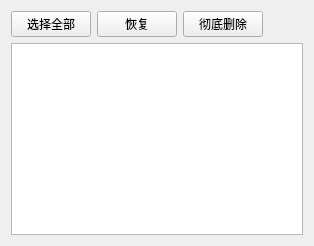
      <widget class="QWidget" name="page_Bin">
       <layout class="QVBoxLayout" name="verticalLayout_6">
        <item>
         <layout class="QVBoxLayout" name="verticalLayout_5">
          <item>
           <layout class="QHBoxLayout" name="horizontalLayout_6">
            <item>
             <widget class="QPushButton" name="btn_bin_selectAll">
              <property name="text">
               <string>选择全部</string>
              </property>
             </widget>
            </item>
            <item>
             <widget class="QPushButton" name="btn_bin_recover">
              <property name="text">
               <string>恢复</string>
              </property>
             </widget>
            </item>
            <item>
             <widget class="QPushButton" name="btn_bin_delete">
              <property name="text">
               <string>彻底删除</string>
              </property>
             </widget>
            </item>
            <item>
             <spacer name="horizontalSpacer_6">
              <property name="orientation">
               <enum>Qt::Horizontal</enum>
              </property>
              <property name="sizeHint" stdset="0">
               <size>
                <width>40</width>
                <height>20</height>
               </size>
              </property>
             </spacer>
            </item>
           </layout>
          </item>
          <item>
           <widget class="QTableView" name="tableView_bin"/>
          </item>
         </layout>
        </item>
       </layout>
      </widget>
